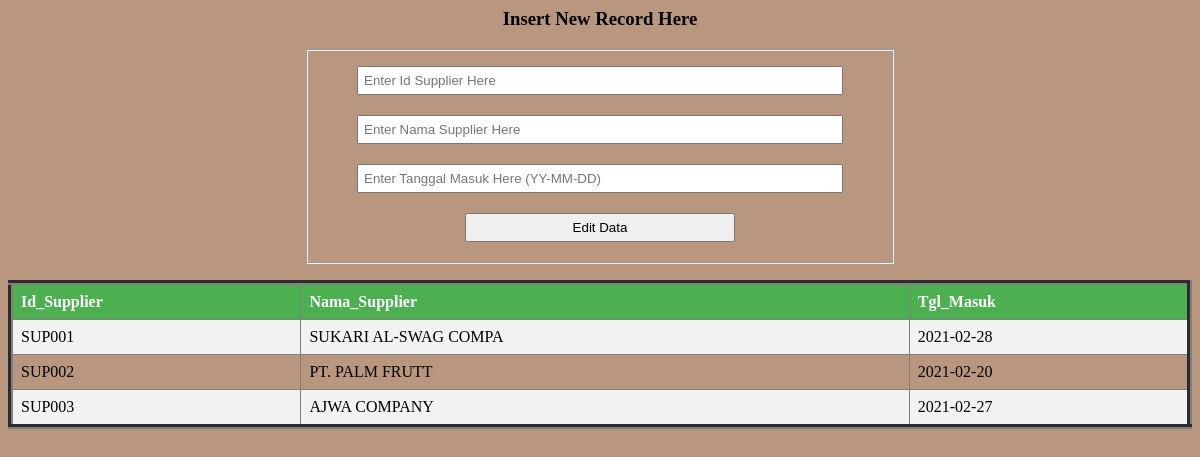
The page /supplier.php on the database as committed earlier.
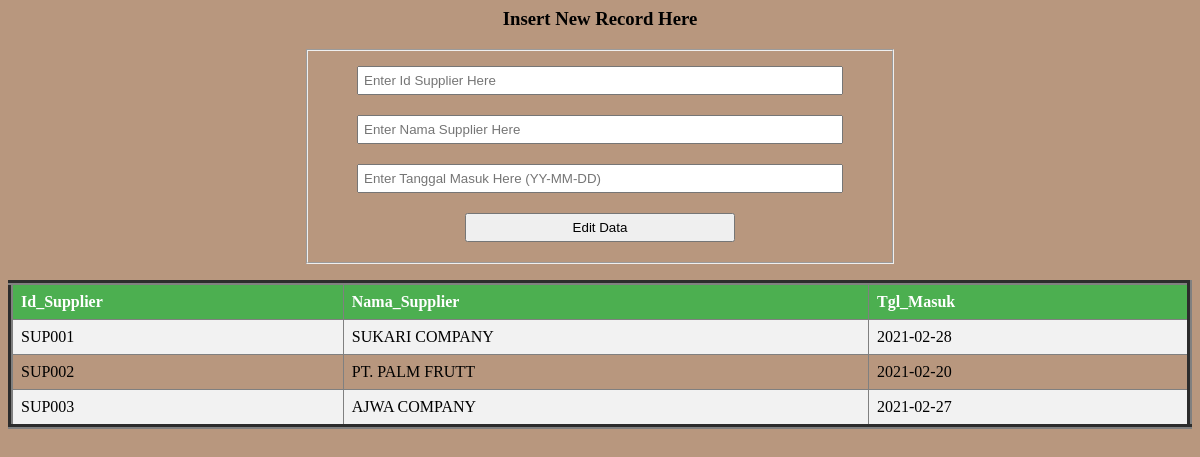
The same page on the database as committed later.
### tables this page shows
create table supplier (
    Id_Supplier varchar (15) not null primary key,
    Nama_Supplier varchar (20) not null,
    Tgl_Masuk date not null
);

### supplier.php (the view, shortened to what this page needs)
<body bgcolor= #b8977e>
<div style="width: 50%; margin: 0 auto; border: 2px double #FF000";
    background-color: white; box-shadow: 1px 1px 10px 1px;">
    <h3 align="center">Insert New Record Here </h3>
<form action="" method="Post">
    <fieldset>
    <div style="padding: 10px; text-align: center;">
          <input type="text" name="Id_Supplier" value="" placeholder="Enter Id Supplier Here"
          style="padding: 5px; width : 90%">
      </div>
      <div style="padding: 10px; text-align: center;">
          <input type="text" name="Nama_Supplier" value="" placeholder="Enter Nama Supplier Here"
          style="padding: 5px; width : 90%">
      </div>
      <div style="padding: 10px; text-align: center;">
          <input type="text" name="Tgl_Masuk" value="" placeholder="Enter Tanggal Masuk Here (YY-MM-DD)"
          style="padding: 5px; width : 90%">
      </div>
      <div style="padding: 10px; text-align: center;">
          <input type="submit" name="ins" value="Edit Data"
          style="padding: 5px; width : 50%">
      </div>
      </fieldset>
</form>
</div>
<?php
$con = mysqli_connect("localhost","root","admin","kurma");
$s=mysqli_query($con,"select * from supplier");
?>
<table border = 5>
    <tr>
        <th>Id_Supplier</th>
        <th>Nama_Supplier</th>
        <th>Tgl_Masuk</th>
    </tr>
<?php
while($r = mysqli_fetch_array($s))
{
?>
    <tr>
        <td><?php echo $r['Id_Supplier']; ?></td>
        <td><?php echo $r['Nama_Supplier']; ?></td>
        <td><?php echo $r['Tgl_Masuk']; ?></td>
    </tr>
<?php
}
?>
</table>

Rows that differ between the two databases and show on the page:
changed supplier "SUP001": Nama_Supplier "SUKARI AL-SWAG COMPA" → "SUKARI COMPANY"
